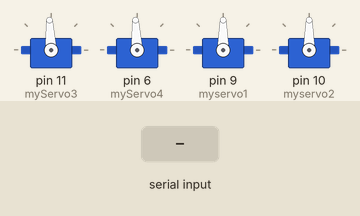
A sketch run on a simulated Arduino Uno, built with avr-gcc and run on an emulated ATmega328P. Shown: 4 × servo. The inputs (shaded band) are chosen by the test bench.

Above: at 1.2 s.
1.3 s: "90,45,200\n" received over Serial
At 1.9 s:
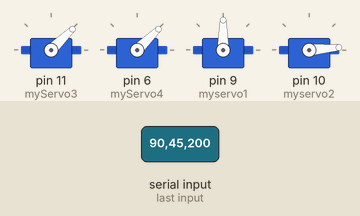
2.8 s: "30,150,10\n" received over Serial
At 3.2 s:
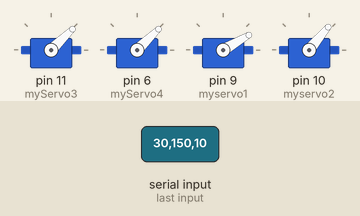
4.3 s: "5\n" received over Serial
At 4.7 s:
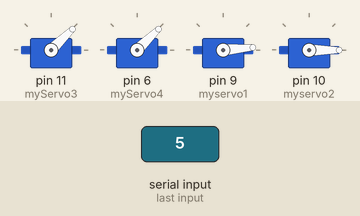
5.8 s: "200\n" received over Serial
At 6.3 s:
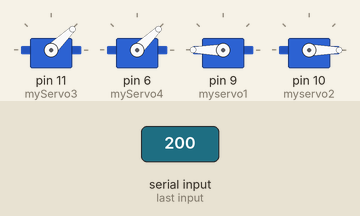
7.3 s: "90,45\n" received over Serial
At 8.5 s:
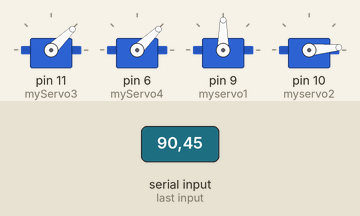
8.8 s: "30,150\n" received over Serial
At 9.9 s:
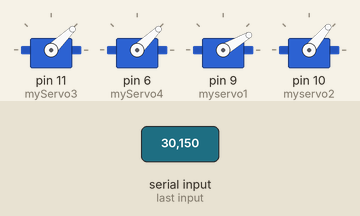
Timing chart, 0 to 13.3 s (numbered marks = the images above; inputs shaded):
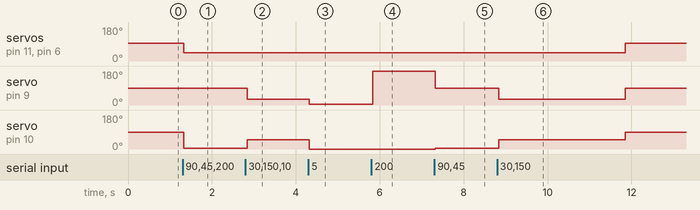

Measured:
- after the input at 1.3 s, servo on pin 11 (myServo3), servo on pin 6 (myServo4): 93° → 44° at once; servo on pin 10 (myservo2): 90° → 5° at once
- after the input at 2.8 s, servo on pin 9 (myservo1): 90° → 30° at once; servo on pin 10 (myservo2): 5° → 50° at once
- after the input at 4.3 s, servo on pin 9 (myservo1): 30° → 5° at once; servo on pin 10 (myservo2): 50° → 0° at once
- after the input at 5.8 s, servo on pin 9 (myservo1): 5° → 180° at once
- after the input at 7.3 s, servo on pin 9 (myservo1): 180° → 90° at once; servo on pin 10 (myservo2): 0° → 5° at once
- after the input at 8.8 s, servo on pin 11 (myServo3), servo on pin 6 (myServo4): 44° → 93° after 3.0 s instead of 1.5 s; servo on pin 9 (myservo1): 90° → 30° at once, → 90° 3.0 s later; servo on pin 10 (myservo2): 5° → 50° at once, → 90° 3.0 s later

The sketch:

Re.ino
```cpp
String comdata = "";//字符串函数
#include <Servo.h>            //加载文件库
int pos = 0;
unsigned int myTime = 0;
Servo myservo1;
Servo myservo2;
Servo myServo3;
Servo myServo4;
String comStr1 = "";
int comInt1=1500;
int comInt2=1500;
String comStr2 = "";
void setup() {
  // put your setup code here, to run once:
  Serial.begin(38400);
  myServo3.attach(11); // attach myServo to GPIO_09
  myServo4.attach(6);
  myServo3.writeMicroseconds(1500); // set initial PWM to minimal
  myServo4.writeMicroseconds(1500);
  myservo1.attach(9, 500, 2500);
  myservo2.attach(10,500,2500);
}

void loop() {
  int pos1,pos2;
  if (Serial.available() > 0){
  if (Serial.available() > 0)//判读是否串口有数据
  {
    myTime = 0;
    String comdata = "";//缓存清零
    while (Serial.available() > 0)//循环串口是否有数据
    {
      comdata += char(Serial.read());//叠加数据到comdata
      delay(2);//延时等待响应
    }

    // listen the Serial port, run the code when something catched..
    delay(10);
    comStr1 = comdata.substring(8,12); // read out the string
    comInt1 = comStr1.toInt(); // convert the string to integer
    comInt1 = constrain(comInt1,1000, 2000); // limit the integer between to 1000  and 2000

    comStr2 = comdata.substring(12,16); // read out the string
    comInt2 = comStr2.toInt(); // convert the string to integer
    comInt2 = constrain(comInt2,1000, 2000); // limit the integer between to 1000  and 2000

    //Serial.println(comInt1); // show the integer number on Serial Monitor
    myServo3.writeMicroseconds(comInt1); // write the integer number to Servo in unit of micro-second
    myServo4.writeMicroseconds(comInt2);
    if (comdata.length() > 0)//如果comdata有数据
    {
      //Serial.println(comdata);//打印comdata数据
      pos1 = comdata.substring(0,4).toInt();
      pos2 = comdata.substring(4,8).toInt();
      //Serial.println(comInt2);
      //Serial.println();
      //Serial.println(comInt1);
      myservo1.write(pos1);
      myservo2.write(pos2);
    }
  }
  }
  else
  {
    delay(10);
    myTime=myTime+10;
    if(myTime>3000)
    {
      myservo1.write(1500);
      myservo2.write(1500);
      myServo3.write(1500);
      myServo4.write(1500);
    }

  }


  /*int pos1,pos2;
  if (Serial.available() > 0)//判读是否串口有数据
  {
    String comdata = "";//缓存清零
    while (Serial.available() > 0)//循环串口是否有数据
    {
      comdata += char(Serial.read());//叠加数据到comdata
      delay(2);//延时等待响应
    }
    if (comdata.length() > 0)//如果comdata有数据
    {
      //Serial.println(comdata.substring(0,4));//打印comdata数据
      pos1 = comdata.substring(0,4).toInt();
      pos2 = comdata.substring(4,8).toInt();
      Serial.println(pos1);
      myservo1.write(pos1);
      myservo2.write(pos2);
    }
  }*/
}
```
